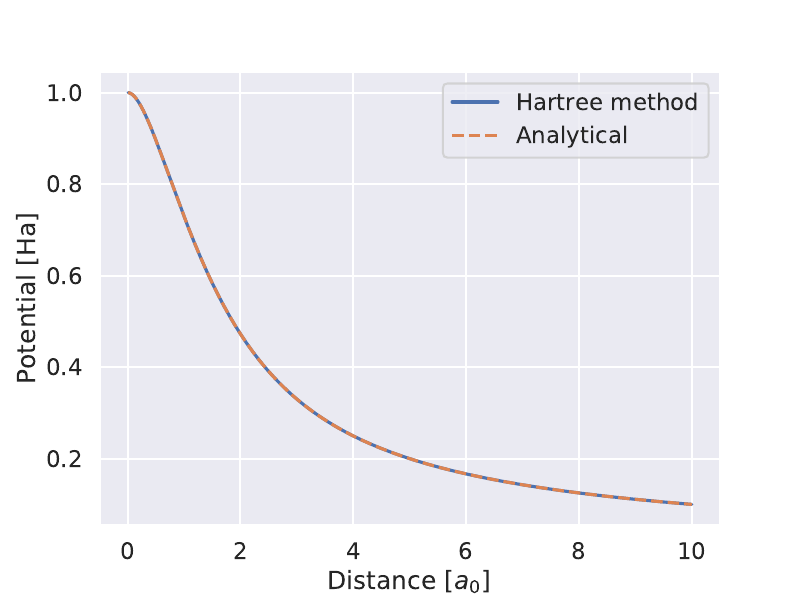

This figure's Python source:
# %%
import matplotlib.pylab as plt
import numpy as np
import seaborn as sns
import scipy
sns.set('talk')

#Get Hartree potential from electron density
def getVH(ns,N,Rmax):
    h = Rmax/N
    A = np.diag(-2*np.ones(N),0)+np.diag(np.ones(N-1),1)+np.diag(np.ones(N-1),-1)
    r=np.linspace(h,Rmax,N)
    tmp = -4*np.pi*h**2*r*ns
    tmp[-1] -= 1
    U = np.linalg.solve(A,tmp)
    return U/r

#Get wave function from hartree potential
def getpsi(V,N,Rmax,Z):
    h = Rmax/N
    r = np.linspace(h,Rmax,N)
    c = 1/h**2-Z/r+V
    A = np.diag(c,0)+np.diag(-np.ones(N-1)/(2*h**2),1)+np.diag(-np.ones(N-1)/(2*h**2),-1)
    
    (E, w) = np.linalg.eig(A)
    eps = np.min(E).real
    f = w[:,np.argmin(E)]
    f = f/np.sqrt(np.trapz(f**2,r))*np.sign(f[0])
    psi = 1/np.sqrt(4*np.pi)*f/r
    return (psi,eps)

# Calculate energy
def getE(eps,VH,Vxc,epsxc,ns,Z):
    return Z*eps-Z*4*np.pi*np.trapz((VH*ns/2+Vxc*ns-epsxc*ns)*r**2,r)


#%% task 2

Rmax = 10 # atomic
Z=1
N=1000                      #Number of grid points
h = Rmax/N                  #Stepsize
r = np.linspace(h,Rmax,N)   
ns=1/np.pi*Z**3*np.exp(-2*Z*r)  #Hydrogen density
VH=getVH(ns,N,Rmax)             #Get Hydrogen Hartree potential
VHanalytic = 1/r-(1+1/r)*np.exp(-2*r)


#Plot
plt.figure(figsize=(8, 6))
plt.plot(r,VH, label = r'Hartree method')
plt.plot(r,VHanalytic, '--' ,label = r'Analytical')
plt.legend()

plt.xlabel(r"Distance [$a_0$]", fontsize=18)
plt.ylabel("Potential [Ha]", fontsize=18)
plt.savefig('task2.pdf')
#%% task 3

Rmax = 6 # atomic
Z=1
N=1000                  #Number of grid points
h = Rmax/N              #Stepsize
r = np.linspace(h,Rmax,N)

(psi,eps) = getpsi(0,N,Rmax,Z)      #Get hydrogen wave function
print("eps = ", eps)
ns= np.abs(psi)**2
print("E = ",getE(eps,0,0,0,ns,Z))  #Get hydrogen ground state energy

#Plot
plt.figure(figsize=(8, 6))
plt.xlabel(r"Distance [$a_0$]", fontsize=18)
plt.ylabel("Radial PDF", fontsize=18)
plt.plot(r,4*np.pi*r**2*ns)
plt.savefig('task3.pdf')
#%% Task 4
Z= 2
N=800               #Number of grid points
Rmax = 6            # atomic
h = Rmax/N          #Stepsize
r = np.linspace(h,Rmax,N)
ns=1/np.pi*Z**3*np.exp(-2*Z*r)      #Guess initial density

MaxIters = 15           #Max number of iterations
E = np.zeros(MaxIters)  

#Solve the self consistency problem
for i in range(MaxIters):
    VH = getVH(ns,N,Rmax)
    (psi,eps) = getpsi(VH,N,Rmax,Z)
    ns = np.abs(psi)**2
    E[i] =getE(eps,VH,0,0,ns,Z)
    if np.abs(E[i]-E[i-1])<1e-5/27.21:
        break
print("eps = ", eps)
print("E = ", E[i])

#Plot
plt.figure(figsize=(8, 6))
plt.xlabel(r"Distance [$a_0$]", fontsize=18)
plt.ylabel("Radial PDF", fontsize=18)
plt.plot(r,4*np.pi*r**2*ns)
plt.savefig('task4.pdf')
#%% Task 5
Z= 2
N=1000          #Number of grid points
Rmax = 6        # atomic
h = Rmax/N      #Stepsize
r = np.linspace(h,Rmax,N)

ns=1/np.pi*Z**3*np.exp(-2*Z*r)      #Guess initial density

#Exchange potential
epsx= - 3/4*(3*ns/np.pi)**(1/3)
ndepsx= 1/3*epsx
Vx = epsx + ndepsx

MaxIters = 30           #Max number of iterations
E = np.zeros(MaxIters)

#Solve the self consistency problem
for i in range(MaxIters):
    VH = 2*getVH(ns,N,Rmax)
    (psi,eps) = getpsi(VH+Vx,N,Rmax,Z)
    ns = np.abs(psi)**2
    E[i] =getE(eps,VH,Vx,epsx,ns,Z)
    if np.abs(E[i]-E[i-1])<1e-5/27.21:
        break
print("E = ", E[i])

#Plot
plt.figure()
plt.plot(E[:i])
plt.figure(figsize=(8, 6))
plt.xlabel(r"Distance [$a_0$]", fontsize=18)
plt.ylabel("Radial PDF", fontsize=18)
plt.plot(r,4*np.pi*r**2*ns)
plt.savefig('task5.pdf')
# %% Task 6
Z= 2
N=500           #Number of grid points
Rmax = 7        # atomic
h = Rmax/N      #Stepsize
r = np.linspace(h,Rmax,N)

ns=1/np.pi*Z**3*np.exp(-2*Z*r)      #Guess initial density

A = 0.0311
B = -0.048
C = 0.002
D = -0.0116
gamma = -0.1423
beta1 = 1.0529
beta2 = 0.3334

rs=(3/(4*np.pi*ns))**(1/3)

#Exchange and correlation potential
epsx=- 3/4*(3*ns/np.pi)**(1/3)
ndepsx= 1/3*epsx
ndepsc=(rs>=1)*ns*(-(gamma*(beta2+beta1/(2*np.sqrt(rs)))*4*np.pi*rs**4/9)/(1+beta1*np.sqrt(rs)+beta2*rs)**2)
ndepsc=ndepsc+(rs<1)*ns*(A/rs+C+C*np.log(rs)+D)*4*np.pi*rs**4/9

epsc=(rs>=1)*gamma/(1+beta1*np.sqrt(rs)+beta2*rs)
epsc=epsc+(rs<1)*(A*np.log(rs)+B+C*rs*np.log(rs)+D*rs)
epsxc = epsx + epsc

Vx = epsx + ndepsx
Vc = epsc + ndepsc
Vxc = Vx + Vc 


MaxIters = 30           #Max number of iterations
E = np.zeros(MaxIters)

#Solve the self consistency problem
for i in range(MaxIters):
    VH = 2*getVH(ns,N,Rmax)
    (psi,eps) = getpsi(VH+Vxc,N,Rmax,Z)
    ns = np.abs(psi)**2
    E[i] =getE(eps,VH,Vxc,epsxc,ns,Z)
    if np.abs(E[i]-E[i-1])<1e-5/27.21:
        break
print("E = ", E[i])

#Plot
plt.plot(r,4*np.pi*r**2*ns)
plt.figure()
plt.plot(E[:i])


# %%
